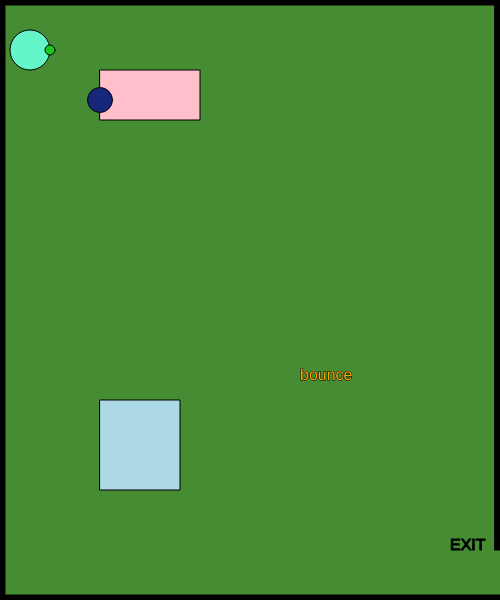
Frame 1 (no input)
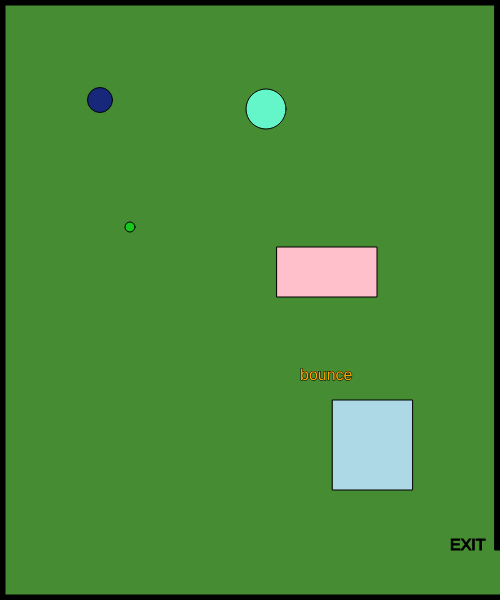
Frame 60 (no input)
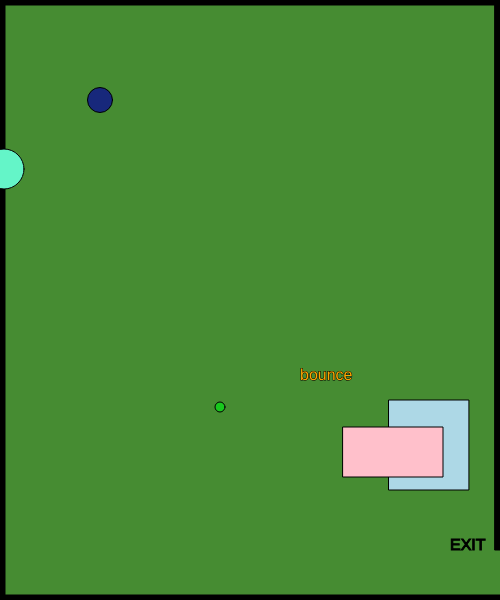
Frame 120 (the mouse pressed at the canvas centre since frame 60)

The p5.js sketch that drew these frames (run headless with seeded random() and noise() and a simulated clock; from frame 60 on, the mouse is pressed at the canvas centre):

// p5.js sketch
// ── sketch.js

var characterX = 100;
var characterY = 100;

var x=100
var xDirection = "right";
var xSpeed;

var y=180;
var yDirection = "up";
var ySpeed;

var pinkX = 100;
var pinkY = 70;

var pinkXSpeed = 3;
var pinkYSpeed = 3;

var greenX = 50;
var greenY = 50;
var diameter = 5;

var size = 45;
var count = 0;
var sizeDirection = 1;

var w = 87; 
var s = 83;
var a = 65;
var d = 68;

var shapeX = 30;
var shapeY = 50;
var shapeXSpeed;
var shapeYSpeed;

var mouseShapeX = -100;
var mouseShapeY = -100;

function setup()
{
    createCanvas(500, 600);
    xSpeed = random (1,5);
    ySpeed = random (1,5);

     shapeXSpeed = Math.floor(Math.random() * (Math.floor(Math.random() * 5)) + 1);
     shapeYSpeed = Math.floor(Math.random() * (Math.floor(Math.random() * 5)) + 1);
}

function draw()
{
    background(70,140,50);
    stroke(0);
    fill(0);
    
    createBorders(5);

    textSize(16);
    text("EXIT", width-50,height-50)

    fill("lightblue");
    rect(x,400,80,90);
  
    fill("pink");
    rect(pinkX,pinkY,100,50);

  pinkX += pinkXSpeed;
  pinkY += pinkYSpeed;

  if(pinkX >= width-100 || pinkX <=0)
  {
    pinkXSpeed *= -1;
  }

  if(pinkY >= height-50 || pinkY <= 0)
  {
    pinkYSpeed *= -1;
  }
  
 if (xDirection=="right"){
   x= x + xSpeed;
 }

if (xDirection=="left") {
 x=x - xSpeed;
 }

 if (x>=450) {
xDirection = "left";
xSpeed = random(1,5);
 }
  
if (x<=150) {
xDirection = "right";
xSpeed = random(1,5);
 }
  

if (yDirection=="down"){
 y=y + ySpeed;
 }

 if (yDirection=="up") {
 y=y - ySpeed;
}
    
if (y>=450) {
yDirection = "down";
ySpeed = random(1,10);
 }
    
if (y<=150) {
 yDirection = "up";
 ySpeed = random(1,10);
 }
  
    fill(100,245,200);
    circle(shapeX, shapeY, 40);

    shapeX += shapeXSpeed;
    shapeY += shapeYSpeed;

    if(shapeX > width)
    {
        shapeX = 0;
    }

    if(shapeX < 0)
    {
        shapeX = width;
    }

      
    if(shapeY > height)
    {
        shapeY = 0;
    }

    if(shapeY < 0)
    {
        shapeY = height;
    }

    fill(24,200,29);
    circle(greenX,greenY,10);

    if(greenX <= 500)
    {
        greenX+=10;
    }
    else
    {
        greenX = 10;
    }

    if(greenY <= 500)
        {
            greenY+=3;
        }
        else
        {
            greenY = 10;
        }
    
    if(diameter <= 500)
        {
            diameter+=8;
        }
        else
        {
            diameter = 25;
        }

    fill("orange");
    if (x < 400){
        text("bounce",300,380);
    }
    else if (x > 320){
        text("bounce",width-80 ,height-80);
    }

    drawCharacter();
    characterMovement();

    if(characterX > width-20 && characterY > height-20)
    {
        fill(250);
        stroke(3);
        textSize(26);
        text("You Win!", width/2-50, height/2-50);
    }

    fill(200,55,160);
    circle(mouseShapeX, mouseShapeY, 25);

}

function drawCharacter()
{
    fill(23,40,123);
    circle(characterX,characterY,25);
}

function characterMovement(){

    if (keyIsDown(w)) {
        characterY -= 10;
    }
    if (keyIsDown(s)) {
        characterY += 10;
    }
    if (keyIsDown(a)) {
        characterX -= 10;
    }
    if (keyIsDown(d)) {
        characterX += 10;
    }
}

function createCharacter(x,y)
{
    characterX = x;
    characterY = y;
    console.log(characterX)  
    
}

function createBorders(thickness)
{
    rect(0,0,width,thickness);

    rect(0,0,thickness,height);

    rect(0, height-thickness,width, thickness);

    rect(width-thickness,0,thickness,height-50);
}

function mouseClicked()
{
    mouseShapeX = mouseX;
    mouseShapeY = mouseY;
}
// ── game.html
<html>
    <head>
        <title>first p5.js page!</title>
        <script src="https://cdn.jsdelivr.net/npm/p5@2.3.3/lib/p5.min.js"></script>
        <script src="sketch.js"></script>
    </head>
    <body>

    </body>
</html>
